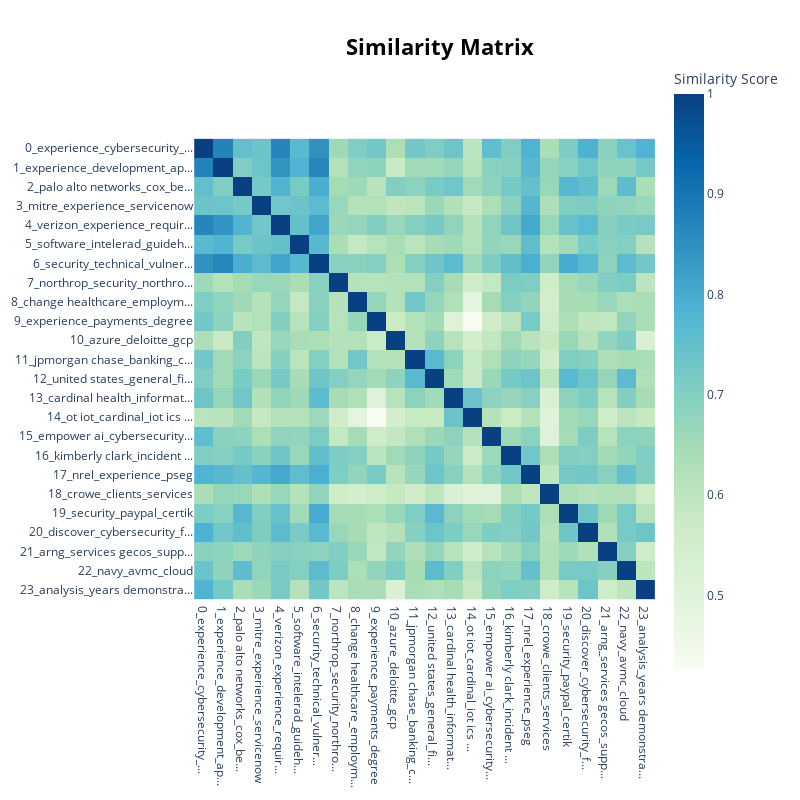

Notebook code cell kept with this figure:
### Code cell
topic_model_in.visualize_heatmap()

### Figure 1 — Plotly figure (JSON) as saved in the notebook; plotly's stock layout.template omitted (floating-point values rounded to 4 significant figures; data arrays with more than 128 entries replaced by an {"elided": "..."} marker saying what was removed)
{"data": [{"coloraxis": "coloraxis", "hovertemplate": "x: %{x}<br>y: %{y}<br>Similarity Score: %{z}<extra></extra>", "name": "0", "type": "heatmap", "x": ["0_experience_cybersecurity_...", "1_experience_development_ap...", "2_palo alto networks_cox_be...", "3_mitre_experience_servicenow", "4_verizon_experience_requir...", "5_software_intelerad_guideh...", "6_security_technical_vulner...", "7_northrop_security_northro...", "8_change healthcare_employm...", "9_experience_payments_degree", "10_azure_deloitte_gcp", "11_jpmorgan chase_banking_c...", "12_united states_general_fi...", "13_cardinal health_informat...", "14_ot iot_cardinal_iot ics ...", "15_empower ai_cybersecurity...", "16_kimberly clark_incident ...", "17_nrel_experience_pseg", "18_crowe_clients_services", "19_security_paypal_certik", "20_discover_cybersecurity_f...", "21_arng_services gecos_supp...", "22_navy_avmc_cloud", "23_analysis_years demonstra..."], "xaxis": "x", "y": ["0_experience_cybersecurity_...", "1_experience_development_ap...", "2_palo alto networks_cox_be...", "3_mitre_experience_servicenow", "4_verizon_experience_requir...", "5_software_intelerad_guideh...", "6_security_technical_vulner...", "7_northrop_security_northro...", "8_change healthcare_employm...", "9_experience_payments_degree", "10_azure_deloitte_gcp", "11_jpmorgan chase_banking_c...", "12_united states_general_fi...", "13_cardinal health_informat...", "14_ot iot_cardinal_iot ics ...", "15_empower ai_cybersecurity...", "16_kimberly clark_incident ...", "17_nrel_experience_pseg", "18_crowe_clients_services", "19_security_paypal_certik", "20_discover_cybersecurity_f...", "21_arng_services gecos_supp...", "22_navy_avmc_cloud", "23_analysis_years demonstra..."], "yaxis": "y", "z": {"elided": "24x24 float values"}}], "layout": {"coloraxis": {"colorbar": {"title": {"text": "Similarity Score"}}, "colorscale": [[0, "rgb(247,252,240)"], [0.125, "rgb(224,243,219)"], [0.25, "rgb(204,235,197)"], [0.375, "rgb(168,221,181)"], [0.5, "rgb(123,204,196)"], [0.625, "rgb(78,179,211)"], [0.75, "rgb(43,140,190)"], [0.875, "rgb(8,104,172)"], [1, "rgb(8,64,129)"]]}, "height": 800, "hoverlabel": {"bgcolor": "white", "font": {"family": "Rockwell", "size": 16}}, "legend": {"title": {"text": "Trend"}}, "margin": {"t": 60}, "showlegend": true, "title": {"font": {"color": "Black", "size": 22}, "text": "<b>Similarity Matrix</b>", "x": 0.55, "xanchor": "center", "y": 0.95, "yanchor": "top"}, "width": 800, "xaxis": {"anchor": "y", "constrain": "domain", "domain": [0, 1], "scaleanchor": "y"}, "yaxis": {"anchor": "x", "autorange": "reversed", "constrain": "domain", "domain": [0, 1]}}}
